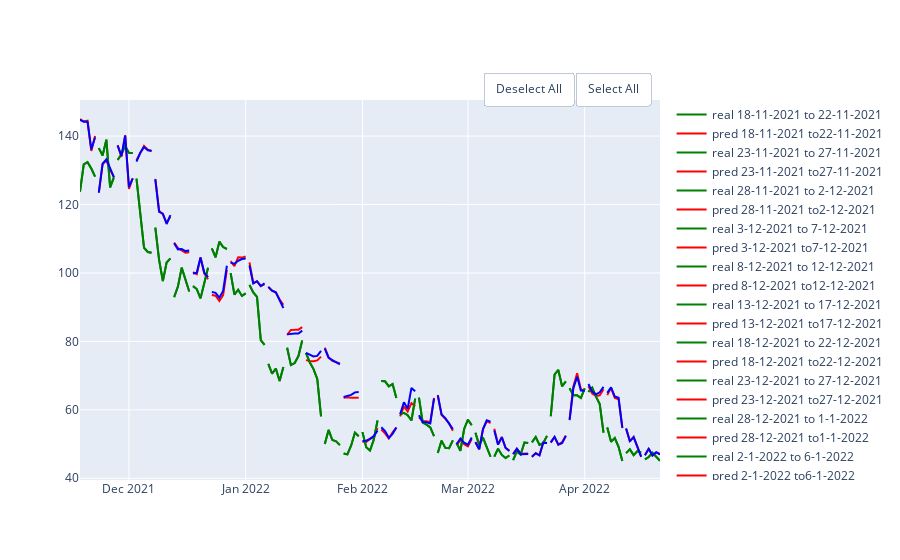

The notebook cell saved with this chart:
### Markdown cell above
## Random Forest

### Code cell
rf_se = RandomForestRegressor(random_state=10,criterion='mse')
rf_ae = RandomForestRegressor(random_state=10,criterion='mae')
df = pd.DataFrame(columns = ['MAE', 'MSE','RMSE','R2'], index = ['mse','mae'])
show_results(df, df_axs,'close',100,5, rf_se, rf_ae)

### Figure 1 — Plotly figure (JSON) as saved in the notebook; plotly's stock layout.template omitted (floating-point values rounded to 4 significant figures)
{"data": [{"line": {"color": "green"}, "mode": "lines", "name": "real 18-11-2021 to 22-11-2021", "type": "scatter", "x": ["2021-11-18T00:00:00", "2021-11-19T00:00:00", "2021-11-20T00:00:00", "2021-11-21T00:00:00", "2021-11-22T00:00:00"], "y": [123.8, 131.7, 132.4, 130.5, 128.2]}, {"line": {"color": "red"}, "mode": "lines", "name": "pred 18-11-2021 to22-11-2021", "type": "scatter", "x": ["2021-11-18T00:00:00", "2021-11-19T00:00:00", "2021-11-20T00:00:00", "2021-11-21T00:00:00", "2021-11-22T00:00:00"], "y": [145.0, 144.3, 144.5, 135.7, 140.1]}, {"line": {"color": "green"}, "mode": "lines", "name": "real 23-11-2021 to 27-11-2021", "type": "scatter", "x": ["2021-11-23T00:00:00", "2021-11-24T00:00:00", "2021-11-25T00:00:00", "2021-11-26T00:00:00", "2021-11-27T00:00:00"], "y": [136.5, 134.3, 139.0, 125.0, 128.0]}, {"line": {"color": "red"}, "mode": "lines", "name": "pred 23-11-2021 to27-11-2021", "type": "scatter", "x": ["2021-11-23T00:00:00", "2021-11-24T00:00:00", "2021-11-25T00:00:00", "2021-11-26T00:00:00", "2021-11-27T00:00:00"], "y": [123.5, 131.8, 132.9, 130.1, 128.0]}, {"line": {"color": "green"}, "mode": "lines", "name": "real 28-11-2021 to 2-12-2021", "type": "scatter", "x": ["2021-11-28T00:00:00", "2021-11-29T00:00:00", "2021-11-30T00:00:00", "2021-12-01T00:00:00", "2021-12-02T00:00:00"], "y": [133.0, 134.7, 137.1, 135.1, 135.1]}, {"line": {"color": "red"}, "mode": "lines", "name": "pred 28-11-2021 to2-12-2021", "type": "scatter", "x": ["2021-11-28T00:00:00", "2021-11-29T00:00:00", "2021-11-30T00:00:00", "2021-12-01T00:00:00", "2021-12-02T00:00:00"], "y": [137.4, 133.9, 140.3, 124.6, 127.7]}, {"line": {"color": "green"}, "mode": "lines", "name": "real 3-12-2021 to 7-12-2021", "type": "scatter", "x": ["2021-12-03T00:00:00", "2021-12-04T00:00:00", "2021-12-05T00:00:00", "2021-12-06T00:00:00", "2021-12-07T00:00:00"], "y": [127.6, 118.0, 107.4, 106.1, 105.9]}, {"line": {"color": "red"}, "mode": "lines", "name": "pred 3-12-2021 to7-12-2021", "type": "scatter", "x": ["2021-12-03T00:00:00", "2021-12-04T00:00:00", "2021-12-05T00:00:00", "2021-12-06T00:00:00", "2021-12-07T00:00:00"], "y": [133.0, 134.9, 137.1, 136.0, 135.6]}, {"line": {"color": "green"}, "mode": "lines", "name": "real 8-12-2021 to 12-12-2021", "type": "scatter", "x": ["2021-12-08T00:00:00", "2021-12-09T00:00:00", "2021-12-10T00:00:00", "2021-12-11T00:00:00", "2021-12-12T00:00:00"], "y": [113.3, 103.8, 97.66, 103.0, 104.3]}, {"line": {"color": "red"}, "mode": "lines", "name": "pred 8-12-2021 to12-12-2021", "type": "scatter", "x": ["2021-12-08T00:00:00", "2021-12-09T00:00:00", "2021-12-10T00:00:00", "2021-12-11T00:00:00", "2021-12-12T00:00:00"], "y": [127.5, 118.2, 117.1, 114.7, 116.5]}, {"line": {"color": "green"}, "mode": "lines", "name": "real 13-12-2021 to 17-12-2021", "type": "scatter", "x": ["2021-12-13T00:00:00", "2021-12-14T00:00:00", "2021-12-15T00:00:00", "2021-12-16T00:00:00", "2021-12-17T00:00:00"], "y": [92.92, 96.02, 101.6, 98.03, 94.59]}, {"line": {"color": "red"}, "mode": "lines", "name": "pred 13-12-2021 to17-12-2021", "type": "scatter", "x": ["2021-12-13T00:00:00", "2021-12-14T00:00:00", "2021-12-15T00:00:00", "2021-12-16T00:00:00", "2021-12-17T00:00:00"], "y": [108.9, 107.3, 106.6, 105.9, 106.0]}, {"line": {"color": "green"}, "mode": "lines", "name": "real 18-12-2021 to 22-12-2021", "type": "scatter", "x": ["2021-12-18T00:00:00", "2021-12-19T00:00:00", "2021-12-20T00:00:00", "2021-12-21T00:00:00", "2021-12-22T00:00:00"], "y": [96.15, 95.3, 92.57, 97.24, 101.5]}, {"line": {"color": "red"}, "mode": "lines", "name": "pred 18-12-2021 to22-12-2021", "type": "scatter", "x": ["2021-12-18T00:00:00", "2021-12-19T00:00:00", "2021-12-20T00:00:00", "2021-12-21T00:00:00", "2021-12-22T00:00:00"], "y": [100.3, 99.65, 104.5, 99.81, 98.14]}, {"line": {"color": "green"}, "mode": "lines", "name": "real 23-12-2021 to 27-12-2021", "type": "scatter", "x": ["2021-12-23T00:00:00", "2021-12-24T00:00:00", "2021-12-25T00:00:00", "2021-12-26T00:00:00", "2021-12-27T00:00:00"], "y": [107.2, 104.6, 109.1, 107.6, 107.0]}, {"line": {"color": "red"}, "mode": "lines", "name": "pred 23-12-2021 to27-12-2021", "type": "scatter", "x": ["2021-12-23T00:00:00", "2021-12-24T00:00:00", "2021-12-25T00:00:00", "2021-12-26T00:00:00", "2021-12-27T00:00:00"], "y": [93.56, 93.37, 91.82, 93.5, 100.9]}, {"line": {"color": "green"}, "mode": "lines", "name": "real 28-12-2021 to 1-1-2022", "type": "scatter", "x": ["2021-12-28T00:00:00", "2021-12-29T00:00:00", "2021-12-30T00:00:00", "2021-12-31T00:00:00", "2022-01-01T00:00:00"], "y": [99.97, 93.69, 95.1, 93.3, 94.04]}, {"line": {"color": "red"}, "mode": "lines", "name": "pred 28-12-2021 to1-1-2022", "type": "scatter", "x": ["2021-12-28T00:00:00", "2021-12-29T00:00:00", "2021-12-30T00:00:00", "2021-12-31T00:00:00", "2022-01-01T00:00:00"], "y": [103.4, 102.0, 104.6, 104.5, 104.9]}, {"line": {"color": "green"}, "mode": "lines", "name": "real 2-1-2022 to 6-1-2022", "type": "scatter", "x": ["2022-01-02T00:00:00", "2022-01-03T00:00:00", "2022-01-04T00:00:00", "2022-01-05T00:00:00", "2022-01-06T00:00:00"], "y": [96.51, 94.32, 93.0, 80.35, 78.97]}, {"line": {"color": "red"}, "mode": "lines", "name": "pred 2-1-2022 to6-1-2022", "type": "scatter", "x": ["2022-01-02T00:00:00", "2022-01-03T00:00:00", "2022-01-04T00:00:00", "2022-01-05T00:00:00", "2022-01-06T00:00:00"], "y": [103.1, 97.05, 97.56, 96.19, 96.69]}, {"line": {"color": "green"}, "mode": "lines", "name": "real 7-1-2022 to 11-1-2022", "type": "scatter", "x": ["2022-01-07T00:00:00", "2022-01-08T00:00:00", "2022-01-09T00:00:00", "2022-01-10T00:00:00", "2022-01-11T00:00:00"], "y": [73.45, 70.58, 72.05, 68.44, 72.55]}, {"line": {"color": "red"}, "mode": "lines", "name": "pred 7-1-2022 to11-1-2022", "type": "scatter", "x": ["2022-01-07T00:00:00", "2022-01-08T00:00:00", "2022-01-09T00:00:00", "2022-01-10T00:00:00", "2022-01-11T00:00:00"], "y": [95.88, 94.83, 94.29, 92.22, 90.72]}, {"line": {"color": "green"}, "mode": "lines", "name": "real 12-1-2022 to 16-1-2022", "type": "scatter", "x": ["2022-01-12T00:00:00", "2022-01-13T00:00:00", "2022-01-14T00:00:00", "2022-01-15T00:00:00", "2022-01-16T00:00:00"], "y": [78.15, 73.08, 73.67, 75.71, 80.28]}, {"line": {"color": "red"}, "mode": "lines", "name": "pred 12-1-2022 to16-1-2022", "type": "scatter", "x": ["2022-01-12T00:00:00", "2022-01-13T00:00:00", "2022-01-14T00:00:00", "2022-01-15T00:00:00", "2022-01-16T00:00:00"], "y": [81.94, 83.35, 83.37, 83.43, 84.15]}, {"line": {"color": "green"}, "mode": "lines", "name": "real 17-1-2022 to 21-1-2022", "type": "scatter", "x": ["2022-01-17T00:00:00", "2022-01-18T00:00:00", "2022-01-19T00:00:00", "2022-01-20T00:00:00", "2022-01-21T00:00:00"], "y": [76.62, 73.9, 71.9, 69.04, 58.1]}, {"line": {"color": "red"}, "mode": "lines", "name": "pred 17-1-2022 to21-1-2022", "type": "scatter", "x": ["2022-01-17T00:00:00", "2022-01-18T00:00:00", "2022-01-19T00:00:00", "2022-01-20T00:00:00", "2022-01-21T00:00:00"], "y": [74.52, 74.25, 74.23, 74.44, 75.56]}, {"line": {"color": "green"}, "mode": "lines", "name": "real 22-1-2022 to 26-1-2022", "type": "scatter", "x": ["2022-01-22T00:00:00", "2022-01-23T00:00:00", "2022-01-24T00:00:00", "2022-01-25T00:00:00", "2022-01-26T00:00:00"], "y": [50.0, 54.13, 51.17, 50.79, 49.7]}, {"line": {"color": "red"}, "mode": "lines", "name": "pred 22-1-2022 to26-1-2022", "type": "scatter", "x": ["2022-01-22T00:00:00", "2022-01-23T00:00:00", "2022-01-24T00:00:00", "2022-01-25T00:00:00", "2022-01-26T00:00:00"], "y": [78.2, 75.39, 74.32, 73.9, 73.57]}, {"line": {"color": "green"}, "mode": "lines", "name": "real 27-1-2022 to 31-1-2022", "type": "scatter", "x": ["2022-01-27T00:00:00", "2022-01-28T00:00:00", "2022-01-29T00:00:00", "2022-01-30T00:00:00", "2022-01-31T00:00:00"], "y": [47.26, 46.99, 49.57, 53.36, 52.28]}, {"line": {"color": "red"}, "mode": "lines", "name": "pred 27-1-2022 to31-1-2022", "type": "scatter", "x": ["2022-01-27T00:00:00", "2022-01-28T00:00:00", "2022-01-29T00:00:00", "2022-01-30T00:00:00", "2022-01-31T00:00:00"], "y": [63.51, 63.66, 63.56, 63.45, 63.53]}, {"line": {"color": "green"}, "mode": "lines", "name": "real 1-2-2022 to 5-2-2022", "type": "scatter", "x": ["2022-02-01T00:00:00", "2022-02-02T00:00:00", "2022-02-03T00:00:00", "2022-02-04T00:00:00", "2022-02-05T00:00:00"], "y": [53.48, 49.08, 48.09, 51.23, 56.89]}, {"line": {"color": "red"}, "mode": "lines", "name": "pred 1-2-2022 to5-2-2022", "type": "scatter", "x": ["2022-02-01T00:00:00", "2022-02-02T00:00:00", "2022-02-03T00:00:00", "2022-02-04T00:00:00", "2022-02-05T00:00:00"], "y": [50.67, 50.63, 51.5, 51.99, 54.65]}, {"line": {"color": "green"}, "mode": "lines", "name": "real 6-2-2022 to 10-2-2022", "type": "scatter", "x": ["2022-02-06T00:00:00", "2022-02-07T00:00:00", "2022-02-08T00:00:00", "2022-02-09T00:00:00", "2022-02-10T00:00:00"], "y": [68.42, 68.34, 66.85, 67.55, 63.47]}, {"line": {"color": "red"}, "mode": "lines", "name": "pred 6-2-2022 to10-2-2022", "type": "scatter", "x": ["2022-02-06T00:00:00", "2022-02-07T00:00:00", "2022-02-08T00:00:00", "2022-02-09T00:00:00", "2022-02-10T00:00:00"], "y": [54.27, 53.14, 51.63, 53.44, 54.81]}, {"line": {"color": "green"}, "mode": "lines", "name": "real 11-2-2022 to 15-2-2022", "type": "scatter", "x": ["2022-02-11T00:00:00", "2022-02-12T00:00:00", "2022-02-13T00:00:00", "2022-02-14T00:00:00", "2022-02-15T00:00:00"], "y": [58.65, 59.12, 58.45, 56.87, 63.29]}, {"line": {"color": "red"}, "mode": "lines", "name": "pred 11-2-2022 to15-2-2022", "type": "scatter", "x": ["2022-02-11T00:00:00", "2022-02-12T00:00:00", "2022-02-13T00:00:00", "2022-02-14T00:00:00", "2022-02-15T00:00:00"], "y": [58.11, 60.98, 59.49, 61.95, 61.03]}, {"line": {"color": "green"}, "mode": "lines", "name": "real 16-2-2022 to 20-2-2022", "type": "scatter", "x": ["2022-02-16T00:00:00", "2022-02-17T00:00:00", "2022-02-18T00:00:00", "2022-02-19T00:00:00", "2022-02-20T00:00:00"], "y": [63.58, 56.26, 55.69, 54.88, 52.34]}, {"line": {"color": "red"}, "mode": "lines", "name": "pred 16-2-2022 to20-2-2022", "type": "scatter", "x": ["2022-02-16T00:00:00", "2022-02-17T00:00:00", "2022-02-18T00:00:00", "2022-02-19T00:00:00", "2022-02-20T00:00:00"], "y": [57.78, 56.66, 56.66, 56.41, 63.5]}, {"line": {"color": "green"}, "mode": "lines", "name": "real 21-2-2022 to 25-2-2022", "type": "scatter", "x": ["2022-02-21T00:00:00", "2022-02-22T00:00:00", "2022-02-23T00:00:00", "2022-02-24T00:00:00", "2022-02-25T00:00:00"], "y": [47.4, 50.99, 48.87, 48.76, 51.08]}, {"line": {"color": "red"}, "mode": "lines", "name": "pred 21-2-2022 to25-2-2022", "type": "scatter", "x": ["2022-02-21T00:00:00", "2022-02-22T00:00:00", "2022-02-23T00:00:00", "2022-02-24T00:00:00", "2022-02-25T00:00:00"], "y": [64.32, 58.46, 57.37, 56.09, 53.87]}, {"line": {"color": "green"}, "mode": "lines", "name": "real 26-2-2022 to 2-3-2022", "type": "scatter", "x": ["2022-02-26T00:00:00", "2022-02-27T00:00:00", "2022-02-28T00:00:00", "2022-03-01T00:00:00", "2022-03-02T00:00:00"], "y": [50.33, 48.04, 54.41, 57.11, 55.53]}, {"line": {"color": "red"}, "mode": "lines", "name": "pred 26-2-2022 to2-3-2022", "type": "scatter", "x": ["2022-02-26T00:00:00", "2022-02-27T00:00:00", "2022-02-28T00:00:00", "2022-03-01T00:00:00", "2022-03-02T00:00:00"], "y": [49.58, 51.21, 49.98, 49.3, 51.47]}, {"line": {"color": "green"}, "mode": "lines", "name": "real 3-3-2022 to 7-3-2022", "type": "scatter", "x": ["2022-03-03T00:00:00", "2022-03-04T00:00:00", "2022-03-05T00:00:00", "2022-03-06T00:00:00", "2022-03-07T00:00:00"], "y": [53.28, 49.68, 51.91, 48.86, 46.29]}, {"line": {"color": "red"}, "mode": "lines", "name": "pred 3-3-2022 to7-3-2022", "type": "scatter", "x": ["2022-03-03T00:00:00", "2022-03-04T00:00:00", "2022-03-05T00:00:00", "2022-03-06T00:00:00", "2022-03-07T00:00:00"], "y": [50.59, 48.5, 54.48, 56.68, 56.09]}, {"line": {"color": "green"}, "mode": "lines", "name": "real 8-3-2022 to 12-3-2022", "type": "scatter", "x": ["2022-03-08T00:00:00", "2022-03-09T00:00:00", "2022-03-10T00:00:00", "2022-03-11T00:00:00", "2022-03-12T00:00:00"], "y": [46.34, 48.65, 46.82, 45.93, 46.66]}, {"line": {"color": "red"}, "mode": "lines", "name": "pred 8-3-2022 to12-3-2022", "type": "scatter", "x": ["2022-03-08T00:00:00", "2022-03-09T00:00:00", "2022-03-10T00:00:00", "2022-03-11T00:00:00", "2022-03-12T00:00:00"], "y": [54.45, 49.94, 52.01, 48.92, 48.09]}, {"line": {"color": "green"}, "mode": "lines", "name": "real 13-3-2022 to 17-3-2022", "type": "scatter", "x": ["2022-03-13T00:00:00", "2022-03-14T00:00:00", "2022-03-15T00:00:00", "2022-03-16T00:00:00", "2022-03-17T00:00:00"], "y": [45.32, 47.84, 46.96, 50.45, 50.32]}, {"line": {"color": "red"}, "mode": "lines", "name": "pred 13-3-2022 to17-3-2022", "type": "scatter", "x": ["2022-03-13T00:00:00", "2022-03-14T00:00:00", "2022-03-15T00:00:00", "2022-03-16T00:00:00", "2022-03-17T00:00:00"], "y": [47.11, 48.62, 47.18, 47.14, 47.21]}, {"line": {"color": "green"}, "mode": "lines", "name": "real 18-3-2022 to 22-3-2022", "type": "scatter", "x": ["2022-03-18T00:00:00", "2022-03-19T00:00:00", "2022-03-20T00:00:00", "2022-03-21T00:00:00", "2022-03-22T00:00:00"], "y": [50.51, 52.07, 49.75, 50.3, 52.39]}, {"line": {"color": "red"}, "mode": "lines", "name": "pred 18-3-2022 to22-3-2022", "type": "scatter", "x": ["2022-03-18T00:00:00", "2022-03-19T00:00:00", "2022-03-20T00:00:00", "2022-03-21T00:00:00", "2022-03-22T00:00:00"], "y": [46.24, 47.35, 46.71, 50.52, 50.34]}, {"line": {"color": "green"}, "mode": "lines", "name": "real 23-3-2022 to 27-3-2022", "type": "scatter", "x": ["2022-03-23T00:00:00", "2022-03-24T00:00:00", "2022-03-25T00:00:00", "2022-03-26T00:00:00", "2022-03-27T00:00:00"], "y": [58.12, 70.31, 71.66, 66.89, 68.31]}, {"line": {"color": "red"}, "mode": "lines", "name": "pred 23-3-2022 to27-3-2022", "type": "scatter", "x": ["2022-03-23T00:00:00", "2022-03-24T00:00:00", "2022-03-25T00:00:00", "2022-03-26T00:00:00", "2022-03-27T00:00:00"], "y": [50.57, 52.11, 49.81, 50.55, 52.53]}, {"line": {"color": "green"}, "mode": "lines", "name": "real 28-3-2022 to 1-4-2022", "type": "scatter", "x": ["2022-03-28T00:00:00", "2022-03-29T00:00:00", "2022-03-30T00:00:00", "2022-03-31T00:00:00", "2022-04-01T00:00:00"], "y": [66.33, 64.23, 64.23, 63.45, 66.26]}, {"line": {"color": "red"}, "mode": "lines", "name": "pred 28-3-2022 to1-4-2022", "type": "scatter", "x": ["2022-03-28T00:00:00", "2022-03-29T00:00:00", "2022-03-30T00:00:00", "2022-03-31T00:00:00", "2022-04-01T00:00:00"], "y": [57.28, 66.8, 70.69, 65.95, 65.59]}, {"line": {"color": "green"}, "mode": "lines", "name": "real 2-4-2022 to 6-4-2022", "type": "scatter", "x": ["2022-04-02T00:00:00", "2022-04-03T00:00:00", "2022-04-04T00:00:00", "2022-04-05T00:00:00", "2022-04-06T00:00:00"], "y": [65.22, 66.47, 63.84, 61.66, 53.35]}, {"line": {"color": "red"}, "mode": "lines", "name": "pred 2-4-2022 to6-4-2022", "type": "scatter", "x": ["2022-04-02T00:00:00", "2022-04-03T00:00:00", "2022-04-04T00:00:00", "2022-04-05T00:00:00", "2022-04-06T00:00:00"], "y": [66.89, 64.73, 64.04, 64.25, 66.03]}, {"line": {"color": "green"}, "mode": "lines", "name": "real 7-4-2022 to 11-4-2022", "type": "scatter", "x": ["2022-04-07T00:00:00", "2022-04-08T00:00:00", "2022-04-09T00:00:00", "2022-04-10T00:00:00", "2022-04-11T00:00:00"], "y": [54.83, 50.66, 51.76, 49.18, 45.05]}, {"line": {"color": "red"}, "mode": "lines", "name": "pred 7-4-2022 to11-4-2022", "type": "scatter", "x": ["2022-04-07T00:00:00", "2022-04-08T00:00:00", "2022-04-09T00:00:00", "2022-04-10T00:00:00", "2022-04-11T00:00:00"], "y": [64.31, 66.42, 63.49, 63.1, 54.66]}, {"line": {"color": "green"}, "mode": "lines", "name": "real 12-4-2022 to 16-4-2022", "type": "scatter", "x": ["2022-04-12T00:00:00", "2022-04-13T00:00:00", "2022-04-14T00:00:00", "2022-04-15T00:00:00", "2022-04-16T00:00:00"], "y": [47.35, 48.44, 46.77, 47.94, 47.5]}, {"line": {"color": "red"}, "mode": "lines", "name": "pred 12-4-2022 to16-4-2022", "type": "scatter", "x": ["2022-04-12T00:00:00", "2022-04-13T00:00:00", "2022-04-14T00:00:00", "2022-04-15T00:00:00", "2022-04-16T00:00:00"], "y": [54.52, 50.77, 52.07, 48.96, 46.39]}, {"line": {"color": "green"}, "mode": "lines", "name": "real 17-4-2022 to 21-4-2022", "type": "scatter", "x": ["2022-04-17T00:00:00", "2022-04-18T00:00:00", "2022-04-19T00:00:00", "2022-04-20T00:00:00", "2022-04-21T00:00:00"], "y": [45.54, 46.21, 47.44, 46.15, 45.1]}, {"line": {"color": "red"}, "mode": "lines", "name": "pred 17-4-2022 to21-4-2022", "type": "scatter", "x": ["2022-04-17T00:00:00", "2022-04-18T00:00:00", "2022-04-19T00:00:00", "2022-04-20T00:00:00", "2022-04-21T00:00:00"], "y": [46.72, 48.61, 46.57, 47.55, 46.99]}, {"line": {"color": "green"}, "mode": "lines", "name": "real 18-11-2021 to 22-11-2021", "type": "scatter", "x": ["2021-11-18T00:00:00", "2021-11-19T00:00:00", "2021-11-20T00:00:00", "2021-11-21T00:00:00", "2021-11-22T00:00:00"], "y": [123.8, 131.7, 132.4, 130.5, 128.2]}, {"line": {"color": "blue"}, "mode": "lines", "name": "pred 18-11-2021 to22-11-2021", "type": "scatter", "x": ["2021-11-18T00:00:00", "2021-11-19T00:00:00", "2021-11-20T00:00:00", "2021-11-21T00:00:00", "2021-11-22T00:00:00"], "y": [144.7, 144.2, 144.2, 136.1, 139.6]}, {"line": {"color": "green"}, "mode": "lines", "name": "real 23-11-2021 to 27-11-2021", "type": "scatter", "x": ["2021-11-23T00:00:00", "2021-11-24T00:00:00", "2021-11-25T00:00:00", "2021-11-26T00:00:00", "2021-11-27T00:00:00"], "y": [136.5, 134.3, 139.0, 125.0, 128.0]}, {"line": {"color": "blue"}, "mode": "lines", "name": "pred 23-11-2021 to27-11-2021", "type": "scatter", "x": ["2021-11-23T00:00:00", "2021-11-24T00:00:00", "2021-11-25T00:00:00", "2021-11-26T00:00:00", "2021-11-27T00:00:00"], "y": [123.5, 131.9, 133.2, 130.5, 128.0]}, {"line": {"color": "green"}, "mode": "lines", "name": "real 28-11-2021 to 2-12-2021", "type": "scatter", "x": ["2021-11-28T00:00:00", "2021-11-29T00:00:00", "2021-11-30T00:00:00", "2021-12-01T00:00:00", "2021-12-02T00:00:00"], "y": [133.0, 134.7, 137.1, 135.1, 135.1]}, {"line": {"color": "blue"}, "mode": "lines", "name": "pred 28-11-2021 to2-12-2021", "type": "scatter", "x": ["2021-11-28T00:00:00", "2021-11-29T00:00:00", "2021-11-30T00:00:00", "2021-12-01T00:00:00", "2021-12-02T00:00:00"], "y": [137.2, 134.2, 140.1, 125.1, 127.6]}, {"line": {"color": "green"}, "mode": "lines", "name": "real 3-12-2021 to 7-12-2021", "type": "scatter", "x": ["2021-12-03T00:00:00", "2021-12-04T00:00:00", "2021-12-05T00:00:00", "2021-12-06T00:00:00", "2021-12-07T00:00:00"], "y": [127.6, 118.0, 107.4, 106.1, 105.9]}, {"line": {"color": "blue"}, "mode": "lines", "name": "pred 3-12-2021 to7-12-2021", "type": "scatter", "x": ["2021-12-03T00:00:00", "2021-12-04T00:00:00", "2021-12-05T00:00:00", "2021-12-06T00:00:00", "2021-12-07T00:00:00"], "y": [132.5, 135.1, 136.8, 135.9, 135.7]}, {"line": {"color": "green"}, "mode": "lines", "name": "real 8-12-2021 to 12-12-2021", "type": "scatter", "x": ["2021-12-08T00:00:00", "2021-12-09T00:00:00", "2021-12-10T00:00:00", "2021-12-11T00:00:00", "2021-12-12T00:00:00"], "y": [113.3, 103.8, 97.66, 103.0, 104.3]}, {"line": {"color": "blue"}, "mode": "lines", "name": "pred 8-12-2021 to12-12-2021", "type": "scatter", "x": ["2021-12-08T00:00:00", "2021-12-09T00:00:00", "2021-12-10T00:00:00", "2021-12-11T00:00:00", "2021-12-12T00:00:00"], "y": [127.4, 117.8, 117.3, 114.3, 116.9]}, {"line": {"color": "green"}, "mode": "lines", "name": "real 13-12-2021 to 17-12-2021", "type": "scatter", "x": ["2021-12-13T00:00:00", "2021-12-14T00:00:00", "2021-12-15T00:00:00", "2021-12-16T00:00:00", "2021-12-17T00:00:00"], "y": [92.92, 96.02, 101.6, 98.03, 94.59]}, {"line": {"color": "blue"}, "mode": "lines", "name": "pred 13-12-2021 to17-12-2021", "type": "scatter", "x": ["2021-12-13T00:00:00", "2021-12-14T00:00:00", "2021-12-15T00:00:00", "2021-12-16T00:00:00", "2021-12-17T00:00:00"], "y": [108.7, 106.9, 107.0, 106.4, 106.6]}, {"line": {"color": "green"}, "mode": "lines", "name": "real 18-12-2021 to 22-12-2021", "type": "scatter", "x": ["2021-12-18T00:00:00", "2021-12-19T00:00:00", "2021-12-20T00:00:00", "2021-12-21T00:00:00", "2021-12-22T00:00:00"], "y": [96.15, 95.3, 92.57, 97.24, 101.5]}, {"line": {"color": "blue"}, "mode": "lines", "name": "pred 18-12-2021 to22-12-2021", "type": "scatter", "x": ["2021-12-18T00:00:00", "2021-12-19T00:00:00", "2021-12-20T00:00:00", "2021-12-21T00:00:00", "2021-12-22T00:00:00"], "y": [99.86, 100.1, 104.5, 100.1, 98.78]}, {"line": {"color": "green"}, "mode": "lines", "name": "real 23-12-2021 to 27-12-2021", "type": "scatter", "x": ["2021-12-23T00:00:00", "2021-12-24T00:00:00", "2021-12-25T00:00:00", "2021-12-26T00:00:00", "2021-12-27T00:00:00"], "y": [107.2, 104.6, 109.1, 107.6, 107.0]}, {"line": {"color": "blue"}, "mode": "lines", "name": "pred 23-12-2021 to27-12-2021", "type": "scatter", "x": ["2021-12-23T00:00:00", "2021-12-24T00:00:00", "2021-12-25T00:00:00", "2021-12-26T00:00:00", "2021-12-27T00:00:00"], "y": [94.43, 94.21, 92.77, 94.74, 102.1]}, {"line": {"color": "green"}, "mode": "lines", "name": "real 28-12-2021 to 1-1-2022", "type": "scatter", "x": ["2021-12-28T00:00:00", "2021-12-29T00:00:00", "2021-12-30T00:00:00", "2021-12-31T00:00:00", "2022-01-01T00:00:00"], "y": [99.97, 93.69, 95.1, 93.3, 94.04]}, {"line": {"color": "blue"}, "mode": "lines", "name": "pred 28-12-2021 to1-1-2022", "type": "scatter", "x": ["2021-12-28T00:00:00", "2021-12-29T00:00:00", "2021-12-30T00:00:00", "2021-12-31T00:00:00", "2022-01-01T00:00:00"], "y": [102.9, 102.7, 103.6, 104.1, 104.2]}, {"line": {"color": "green"}, "mode": "lines", "name": "real 2-1-2022 to 6-1-2022", "type": "scatter", "x": ["2022-01-02T00:00:00", "2022-01-03T00:00:00", "2022-01-04T00:00:00", "2022-01-05T00:00:00", "2022-01-06T00:00:00"], "y": [96.51, 94.32, 93.0, 80.35, 78.97]}, {"line": {"color": "blue"}, "mode": "lines", "name": "pred 2-1-2022 to6-1-2022", "type": "scatter", "x": ["2022-01-02T00:00:00", "2022-01-03T00:00:00", "2022-01-04T00:00:00", "2022-01-05T00:00:00", "2022-01-06T00:00:00"], "y": [102.2, 96.92, 97.59, 96.17, 97.02]}, {"line": {"color": "green"}, "mode": "lines", "name": "real 7-1-2022 to 11-1-2022", "type": "scatter", "x": ["2022-01-07T00:00:00", "2022-01-08T00:00:00", "2022-01-09T00:00:00", "2022-01-10T00:00:00", "2022-01-11T00:00:00"], "y": [73.45, 70.58, 72.05, 68.44, 72.55]}, {"line": {"color": "blue"}, "mode": "lines", "name": "pred 7-1-2022 to11-1-2022", "type": "scatter", "x": ["2022-01-07T00:00:00", "2022-01-08T00:00:00", "2022-01-09T00:00:00", "2022-01-10T00:00:00", "2022-01-11T00:00:00"], "y": [95.94, 94.84, 94.35, 92.26, 89.77]}, {"line": {"color": "green"}, "mode": "lines", "name": "real 12-1-2022 to 16-1-2022", "type": "scatter", "x": ["2022-01-12T00:00:00", "2022-01-13T00:00:00", "2022-01-14T00:00:00", "2022-01-15T00:00:00", "2022-01-16T00:00:00"], "y": [78.15, 73.08, 73.67, 75.71, 80.28]}, {"line": {"color": "blue"}, "mode": "lines", "name": "pred 12-1-2022 to16-1-2022", "type": "scatter", "x": ["2022-01-12T00:00:00", "2022-01-13T00:00:00", "2022-01-14T00:00:00", "2022-01-15T00:00:00", "2022-01-16T00:00:00"], "y": [82.06, 82.25, 82.29, 82.29, 83.16]}, {"line": {"color": "green"}, "mode": "lines", "name": "real 17-1-2022 to 21-1-2022", "type": "scatter", "x": ["2022-01-17T00:00:00", "2022-01-18T00:00:00", "2022-01-19T00:00:00", "2022-01-20T00:00:00", "2022-01-21T00:00:00"], "y": [76.62, 73.9, 71.9, 69.04, 58.1]}, {"line": {"color": "blue"}, "mode": "lines", "name": "pred 17-1-2022 to21-1-2022", "type": "scatter", "x": ["2022-01-17T00:00:00", "2022-01-18T00:00:00", "2022-01-19T00:00:00", "2022-01-20T00:00:00", "2022-01-21T00:00:00"], "y": [76.65, 76.02, 75.61, 75.77, 77.26]}, {"line": {"color": "green"}, "mode": "lines", "name": "real 22-1-2022 to 26-1-2022", "type": "scatter", "x": ["2022-01-22T00:00:00", "2022-01-23T00:00:00", "2022-01-24T00:00:00", "2022-01-25T00:00:00", "2022-01-26T00:00:00"], "y": [50.0, 54.13, 51.17, 50.79, 49.7]}, {"line": {"color": "blue"}, "mode": "lines", "name": "pred 22-1-2022 to26-1-2022", "type": "scatter", "x": ["2022-01-22T00:00:00", "2022-01-23T00:00:00", "2022-01-24T00:00:00", "2022-01-25T00:00:00", "2022-01-26T00:00:00"], "y": [77.92, 75.19, 74.55, 73.89, 73.28]}, {"line": {"color": "green"}, "mode": "lines", "name": "real 27-1-2022 to 31-1-2022", "type": "scatter", "x": ["2022-01-27T00:00:00", "2022-01-28T00:00:00", "2022-01-29T00:00:00", "2022-01-30T00:00:00", "2022-01-31T00:00:00"], "y": [47.26, 46.99, 49.57, 53.36, 52.28]}, {"line": {"color": "blue"}, "mode": "lines", "name": "pred 27-1-2022 to31-1-2022", "type": "scatter", "x": ["2022-01-27T00:00:00", "2022-01-28T00:00:00", "2022-01-29T00:00:00", "2022-01-30T00:00:00", "2022-01-31T00:00:00"], "y": [63.76, 64.12, 64.36, 65.1, 65.24]}, {"line": {"color": "green"}, "mode": "lines", "name": "real 1-2-2022 to 5-2-2022", "type": "scatter", "x": ["2022-02-01T00:00:00", "2022-02-02T00:00:00", "2022-02-03T00:00:00", "2022-02-04T00:00:00", "2022-02-05T00:00:00"], "y": [53.48, 49.08, 48.09, 51.23, 56.89]}, {"line": {"color": "blue"}, "mode": "lines", "name": "pred 1-2-2022 to5-2-2022", "type": "scatter", "x": ["2022-02-01T00:00:00", "2022-02-02T00:00:00", "2022-02-03T00:00:00", "2022-02-04T00:00:00", "2022-02-05T00:00:00"], "y": [50.93, 50.99, 51.51, 52.36, 53.9]}, {"line": {"color": "green"}, "mode": "lines", "name": "real 6-2-2022 to 10-2-2022", "type": "scatter", "x": ["2022-02-06T00:00:00", "2022-02-07T00:00:00", "2022-02-08T00:00:00", "2022-02-09T00:00:00", "2022-02-10T00:00:00"], "y": [68.42, 68.34, 66.85, 67.55, 63.47]}, {"line": {"color": "blue"}, "mode": "lines", "name": "pred 6-2-2022 to10-2-2022", "type": "scatter", "x": ["2022-02-06T00:00:00", "2022-02-07T00:00:00", "2022-02-08T00:00:00", "2022-02-09T00:00:00", "2022-02-10T00:00:00"], "y": [54.9, 53.79, 51.82, 52.99, 54.87]}, {"line": {"color": "green"}, "mode": "lines", "name": "real 11-2-2022 to 15-2-2022", "type": "scatter", "x": ["2022-02-11T00:00:00", "2022-02-12T00:00:00", "2022-02-13T00:00:00", "2022-02-14T00:00:00", "2022-02-15T00:00:00"], "y": [58.65, 59.12, 58.45, 56.87, 63.29]}, {"line": {"color": "blue"}, "mode": "lines", "name": "pred 11-2-2022 to15-2-2022", "type": "scatter", "x": ["2022-02-11T00:00:00", "2022-02-12T00:00:00", "2022-02-13T00:00:00", "2022-02-14T00:00:00", "2022-02-15T00:00:00"], "y": [58.72, 62.19, 60.28, 66.37, 65.43]}, {"line": {"color": "green"}, "mode": "lines", "name": "real 16-2-2022 to 20-2-2022", "type": "scatter", "x": ["2022-02-16T00:00:00", "2022-02-17T00:00:00", "2022-02-18T00:00:00", "2022-02-19T00:00:00", "2022-02-20T00:00:00"], "y": [63.58, 56.26, 55.69, 54.88, 52.34]}, {"line": {"color": "blue"}, "mode": "lines", "name": "pred 16-2-2022 to20-2-2022", "type": "scatter", "x": ["2022-02-16T00:00:00", "2022-02-17T00:00:00", "2022-02-18T00:00:00", "2022-02-19T00:00:00", "2022-02-20T00:00:00"], "y": [58.42, 56.45, 56.35, 56.02, 63.29]}, {"line": {"color": "green"}, "mode": "lines", "name": "real 21-2-2022 to 25-2-2022", "type": "scatter", "x": ["2022-02-21T00:00:00", "2022-02-22T00:00:00", "2022-02-23T00:00:00", "2022-02-24T00:00:00", "2022-02-25T00:00:00"], "y": [47.4, 50.99, 48.87, 48.76, 51.08]}, {"line": {"color": "blue"}, "mode": "lines", "name": "pred 21-2-2022 to25-2-2022", "type": "scatter", "x": ["2022-02-21T00:00:00", "2022-02-22T00:00:00", "2022-02-23T00:00:00", "2022-02-24T00:00:00", "2022-02-25T00:00:00"], "y": [64.17, 58.68, 57.57, 55.9, 54.35]}, {"line": {"color": "green"}, "mode": "lines", "name": "real 26-2-2022 to 2-3-2022", "type": "scatter", "x": ["2022-02-26T00:00:00", "2022-02-27T00:00:00", "2022-02-28T00:00:00", "2022-03-01T00:00:00", "2022-03-02T00:00:00"], "y": [50.33, 48.04, 54.41, 57.11, 55.53]}, {"line": {"color": "blue"}, "mode": "lines", "name": "pred 26-2-2022 to2-3-2022", "type": "scatter", "x": ["2022-02-26T00:00:00", "2022-02-27T00:00:00", "2022-02-28T00:00:00", "2022-03-01T00:00:00", "2022-03-02T00:00:00"], "y": [50.02, 51.61, 50.4, 49.82, 51.92]}, {"line": {"color": "green"}, "mode": "lines", "name": "real 3-3-2022 to 7-3-2022", "type": "scatter", "x": ["2022-03-03T00:00:00", "2022-03-04T00:00:00", "2022-03-05T00:00:00", "2022-03-06T00:00:00", "2022-03-07T00:00:00"], "y": [53.28, 49.68, 51.91, 48.86, 46.29]}, {"line": {"color": "blue"}, "mode": "lines", "name": "pred 3-3-2022 to7-3-2022", "type": "scatter", "x": ["2022-03-03T00:00:00", "2022-03-04T00:00:00", "2022-03-05T00:00:00", "2022-03-06T00:00:00", "2022-03-07T00:00:00"], "y": [50.51, 48.44, 54.32, 56.95, 56.55]}, {"line": {"color": "green"}, "mode": "lines", "name": "real 8-3-2022 to 12-3-2022", "type": "scatter", "x": ["2022-03-08T00:00:00", "2022-03-09T00:00:00", "2022-03-10T00:00:00", "2022-03-11T00:00:00", "2022-03-12T00:00:00"], "y": [46.34, 48.65, 46.82, 45.93, 46.66]}, {"line": {"color": "blue"}, "mode": "lines", "name": "pred 8-3-2022 to12-3-2022", "type": "scatter", "x": ["2022-03-08T00:00:00", "2022-03-09T00:00:00", "2022-03-10T00:00:00", "2022-03-11T00:00:00", "2022-03-12T00:00:00"], "y": [53.95, 49.82, 52.02, 48.86, 47.98]}, {"line": {"color": "green"}, "mode": "lines", "name": "real 13-3-2022 to 17-3-2022", "type": "scatter", "x": ["2022-03-13T00:00:00", "2022-03-14T00:00:00", "2022-03-15T00:00:00", "2022-03-16T00:00:00", "2022-03-17T00:00:00"], "y": [45.32, 47.84, 46.96, 50.45, 50.32]}, {"line": {"color": "blue"}, "mode": "lines", "name": "pred 13-3-2022 to17-3-2022", "type": "scatter", "x": ["2022-03-13T00:00:00", "2022-03-14T00:00:00", "2022-03-15T00:00:00", "2022-03-16T00:00:00", "2022-03-17T00:00:00"], "y": [47.02, 48.61, 47.04, 47.0, 47.09]}, {"line": {"color": "green"}, "mode": "lines", "name": "real 18-3-2022 to 22-3-2022", "type": "scatter", "x": ["2022-03-18T00:00:00", "2022-03-19T00:00:00", "2022-03-20T00:00:00", "2022-03-21T00:00:00", "2022-03-22T00:00:00"], "y": [50.51, 52.07, 49.75, 50.3, 52.39]}, {"line": {"color": "blue"}, "mode": "lines", "name": "pred 18-3-2022 to22-3-2022", "type": "scatter", "x": ["2022-03-18T00:00:00", "2022-03-19T00:00:00", "2022-03-20T00:00:00", "2022-03-21T00:00:00", "2022-03-22T00:00:00"], "y": [46.26, 47.29, 46.72, 50.38, 50.31]}, {"line": {"color": "green"}, "mode": "lines", "name": "real 23-3-2022 to 27-3-2022", "type": "scatter", "x": ["2022-03-23T00:00:00", "2022-03-24T00:00:00", "2022-03-25T00:00:00", "2022-03-26T00:00:00", "2022-03-27T00:00:00"], "y": [58.12, 70.31, 71.66, 66.89, 68.31]}, {"line": {"color": "blue"}, "mode": "lines", "name": "pred 23-3-2022 to27-3-2022", "type": "scatter", "x": ["2022-03-23T00:00:00", "2022-03-24T00:00:00", "2022-03-25T00:00:00", "2022-03-26T00:00:00", "2022-03-27T00:00:00"], "y": [50.42, 52.09, 49.9, 50.28, 52.34]}, {"line": {"color": "green"}, "mode": "lines", "name": "real 28-3-2022 to 1-4-2022", "type": "scatter", "x": ["2022-03-28T00:00:00", "2022-03-29T00:00:00", "2022-03-30T00:00:00", "2022-03-31T00:00:00", "2022-04-01T00:00:00"], "y": [66.33, 64.23, 64.23, 63.45, 66.26]}, {"line": {"color": "blue"}, "mode": "lines", "name": "pred 28-3-2022 to1-4-2022", "type": "scatter", "x": ["2022-03-28T00:00:00", "2022-03-29T00:00:00", "2022-03-30T00:00:00", "2022-03-31T00:00:00", "2022-04-01T00:00:00"], "y": [57.02, 66.36, 69.65, 65.65, 65.6]}, {"line": {"color": "green"}, "mode": "lines", "name": "real 2-4-2022 to 6-4-2022", "type": "scatter", "x": ["2022-04-02T00:00:00", "2022-04-03T00:00:00", "2022-04-04T00:00:00", "2022-04-05T00:00:00", "2022-04-06T00:00:00"], "y": [65.22, 66.47, 63.84, 61.66, 53.35]}, {"line": {"color": "blue"}, "mode": "lines", "name": "pred 2-4-2022 to6-4-2022", "type": "scatter", "x": ["2022-04-02T00:00:00", "2022-04-03T00:00:00", "2022-04-04T00:00:00", "2022-04-05T00:00:00", "2022-04-06T00:00:00"], "y": [67.56, 65.31, 64.51, 65.14, 66.7]}, {"line": {"color": "green"}, "mode": "lines", "name": "real 7-4-2022 to 11-4-2022", "type": "scatter", "x": ["2022-04-07T00:00:00", "2022-04-08T00:00:00", "2022-04-09T00:00:00", "2022-04-10T00:00:00", "2022-04-11T00:00:00"], "y": [54.83, 50.66, 51.76, 49.18, 45.05]}, {"line": {"color": "blue"}, "mode": "lines", "name": "pred 7-4-2022 to11-4-2022", "type": "scatter", "x": ["2022-04-07T00:00:00", "2022-04-08T00:00:00", "2022-04-09T00:00:00", "2022-04-10T00:00:00", "2022-04-11T00:00:00"], "y": [64.96, 66.57, 63.89, 63.5, 54.79]}, {"line": {"color": "green"}, "mode": "lines", "name": "real 12-4-2022 to 16-4-2022", "type": "scatter", "x": ["2022-04-12T00:00:00", "2022-04-13T00:00:00", "2022-04-14T00:00:00", "2022-04-15T00:00:00", "2022-04-16T00:00:00"], "y": [47.35, 48.44, 46.77, 47.94, 47.5]}, {"line": {"color": "blue"}, "mode": "lines", "name": "pred 12-4-2022 to16-4-2022", "type": "scatter", "x": ["2022-04-12T00:00:00", "2022-04-13T00:00:00", "2022-04-14T00:00:00", "2022-04-15T00:00:00", "2022-04-16T00:00:00"], "y": [54.54, 50.87, 52.02, 48.99, 46.28]}, {"line": {"color": "green"}, "mode": "lines", "name": "real 17-4-2022 to 21-4-2022", "type": "scatter", "x": ["2022-04-17T00:00:00", "2022-04-18T00:00:00", "2022-04-19T00:00:00", "2022-04-20T00:00:00", "2022-04-21T00:00:00"], "y": [45.54, 46.21, 47.44, 46.15, 45.1]}, {"line": {"color": "blue"}, "mode": "lines", "name": "pred 17-4-2022 to21-4-2022", "type": "scatter", "x": ["2022-04-17T00:00:00", "2022-04-18T00:00:00", "2022-04-19T00:00:00", "2022-04-20T00:00:00", "2022-04-21T00:00:00"], "y": [46.73, 48.6, 46.66, 47.64, 47.02]}], "layout": {"updatemenus": [{"buttons": [{"args": ["visible", "legendonly"], "label": "Deselect All", "method": "restyle"}, {"args": ["visible", true], "label": "Select All", "method": "restyle"}], "direction": "left", "pad": {"r": 10, "t": 10}, "showactive": false, "type": "buttons", "x": 1, "xanchor": "right", "y": 1.1, "yanchor": "top"}]}}
